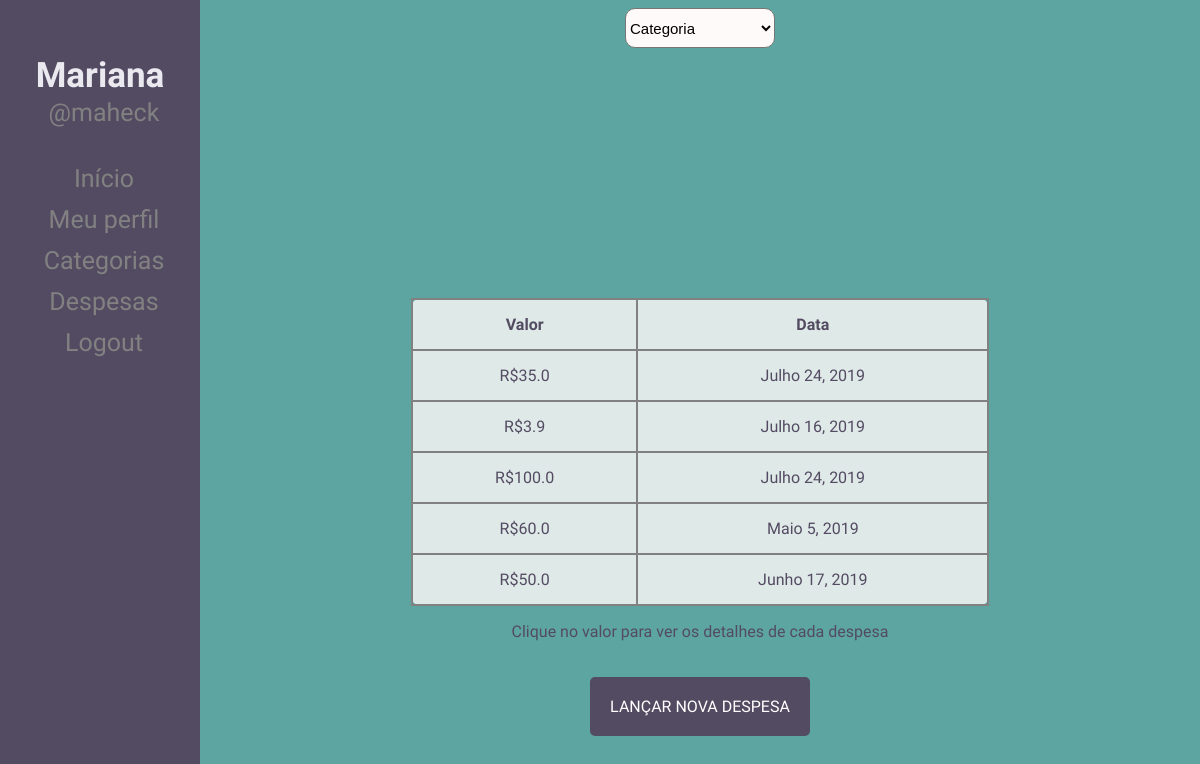
The page /expenses/ (signed in) on the database as committed earlier.
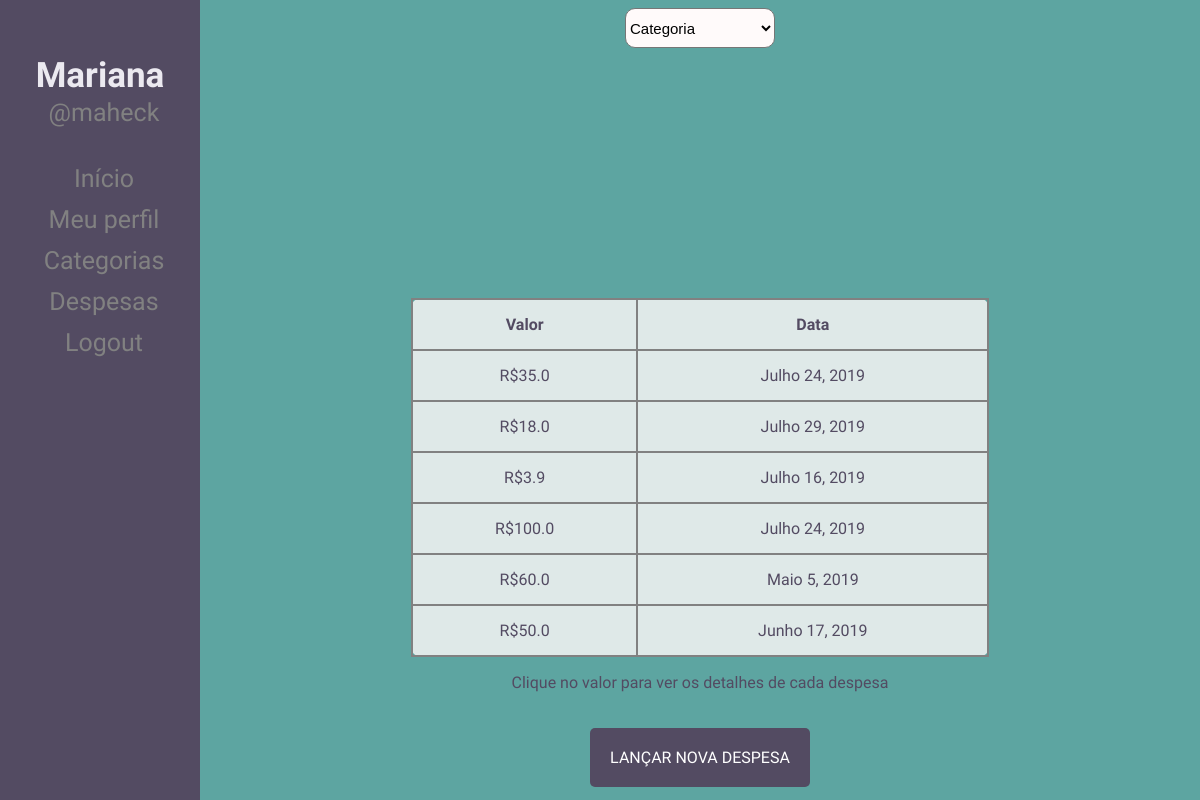
The same page on the database as committed later.
### poupapig/models.py (models this page shows, shortened)
class Expense(models.Model):
	category = models.ForeignKey('Category', on_delete=models.CASCADE, blank=True, null=True, default=None)
	date = models.DateField(blank=True, null=True)
	amount = models.FloatField(null=True, blank=True, default=None)
	description = models.TextField()

### poupapig/views.py (the view)
# urls.py: path('expenses/', views.expense_list, name='expense_list'),
def expense_list(request):
    categories = Category.objects.filter(user = request.user)
    expenses = Expense.objects.filter(category__in=categories)
    return render(request, 'expense_list.html', {'expenses': expenses, 'categories': categories})

### poupapig/templates/expense_list.html (shortened to what this page needs)
{% extends 'registration/base_profile.html' %}
{% load staticfiles %}
    {% block content %}
        <select id="select_category" onchange="filterByCategory()">
            <option value=0>Categoria</option>
        </select>
        <div id="table">
            <table id="table">
                <tr>
                    <th>Valor</th>
                    <th>Data</th>
                </tr>
                {% for expense in expenses %}
                    {% if expense.category.user == user %}
                        <tr>
                            <td onclick="showExpense('{{expense.id}}')">R${{expense.amount}}</td>
                            <td>{{expense.date}}</td>
                        </tr>
                    {% endif %}
                {% endfor %}
            </table>
            <p>Clique no valor para ver os detalhes de cada despesa</p>
        </div>
        <a href="{% url 'new_expense' %}" class="button" id="buttonNewExpense">Lançar nova despesa</a>
    {% endblock %}

Rows that differ between the two databases and show on the page:
added Expense: amount "18.0", date "Julho 29, 2019"
